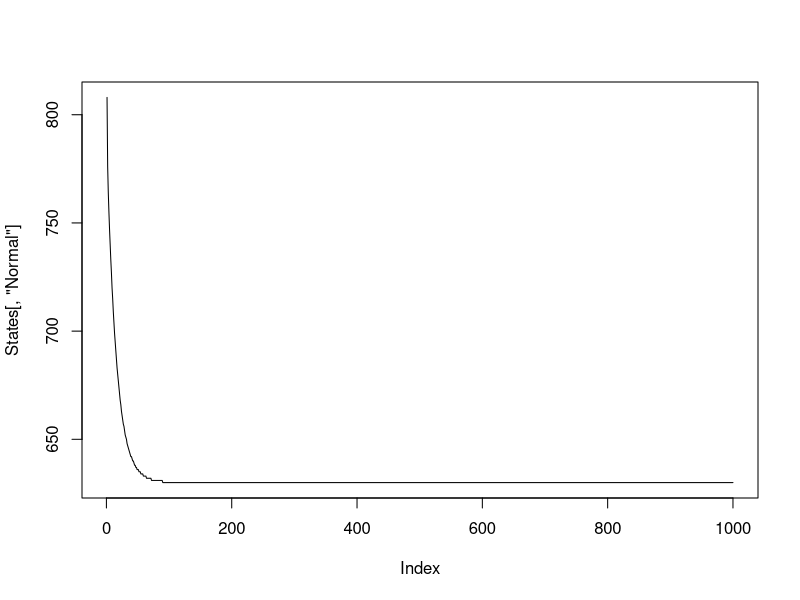
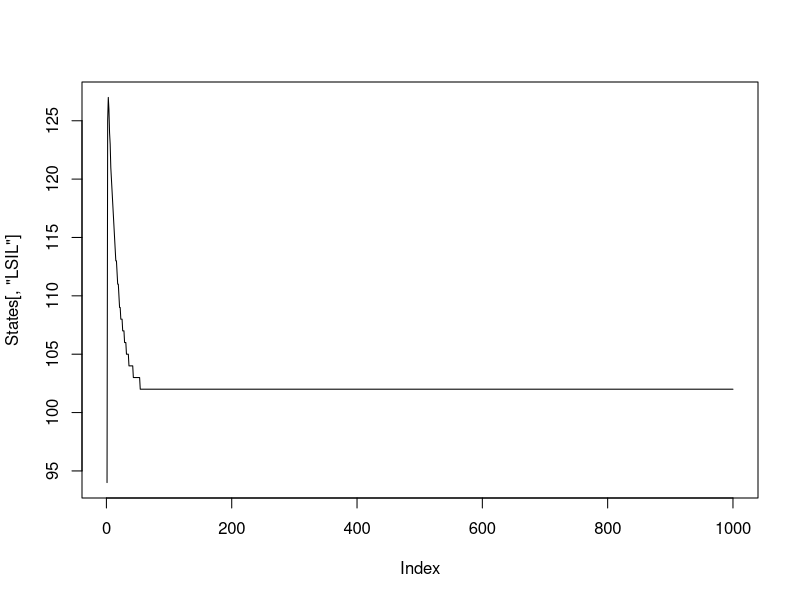
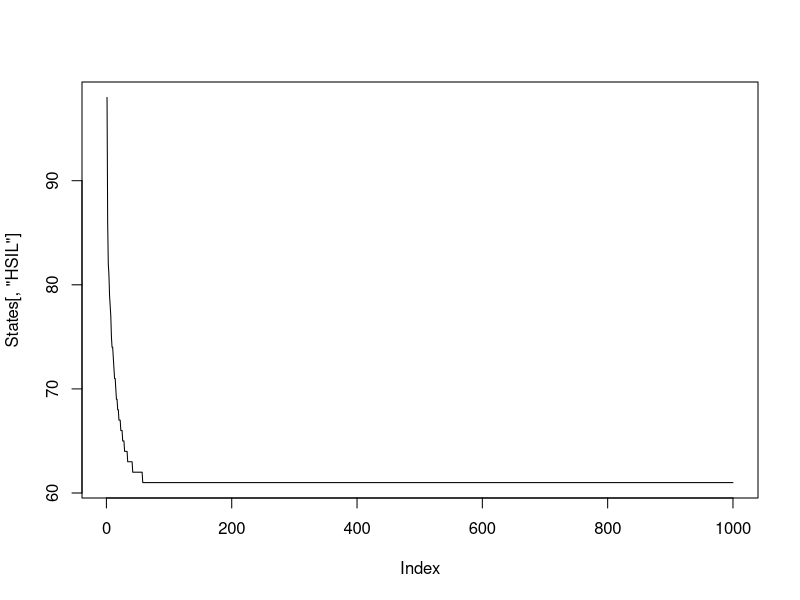
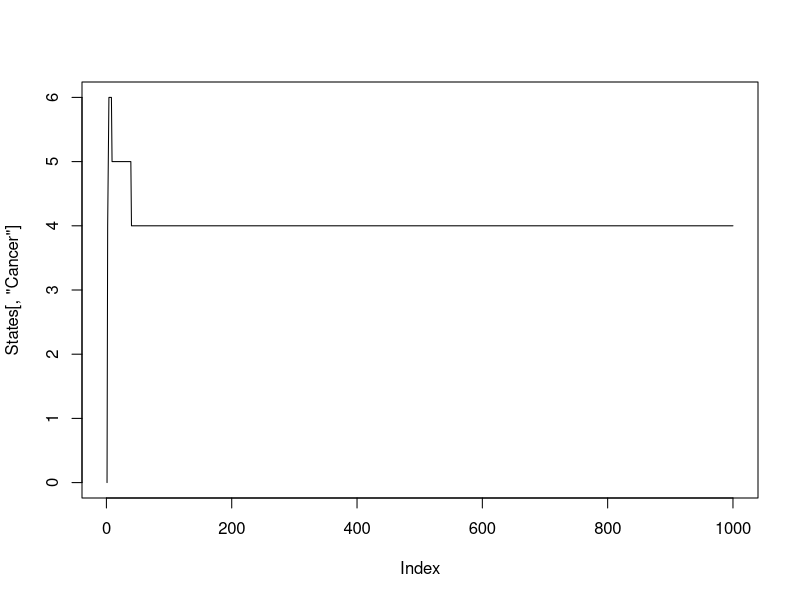
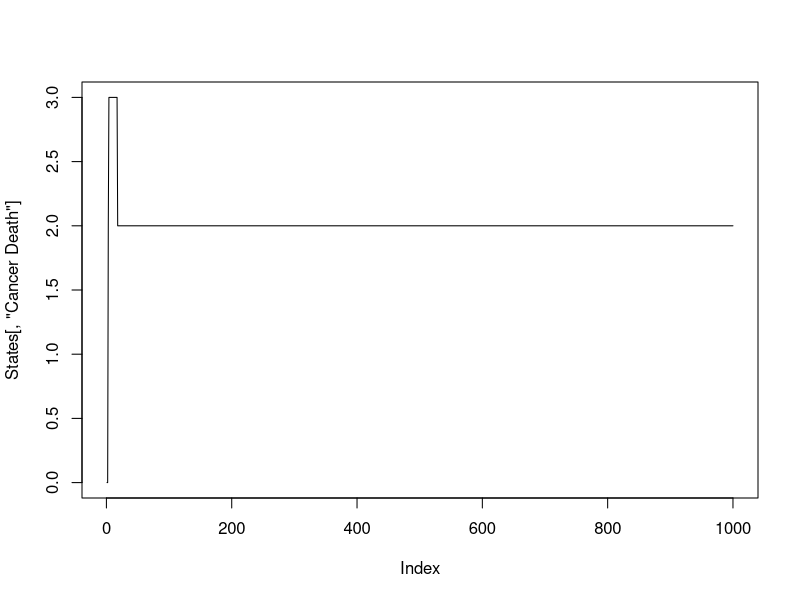
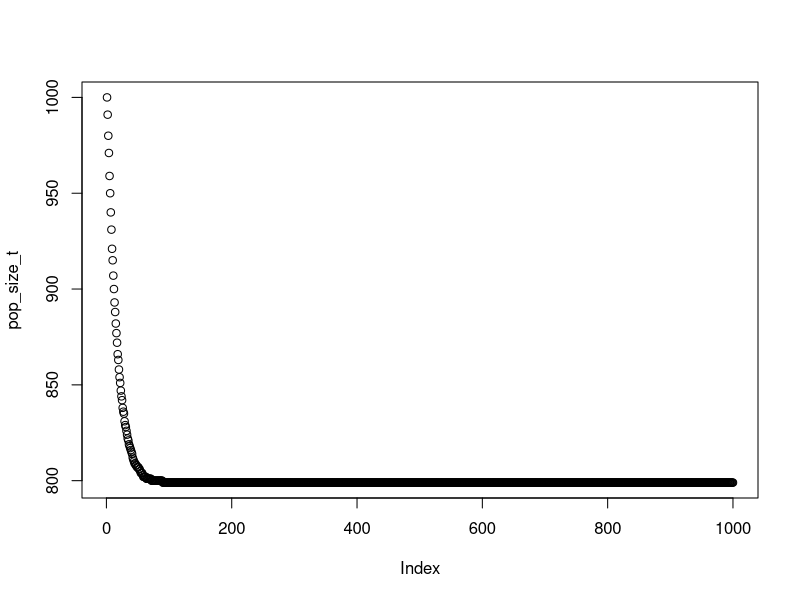

R code for these plots, in order:
### MARKOV MODEL HPV DRAFT
## Gwen Oliver
## Dec 5, 2021

### This model is for the undetected compartments ONLY

# 1000 years
t = 1000

N.states = 5


Pop_size =1000 

# aging into cohort
p_age_in <- 1/20
p_age_out <- p_age_in

p_die <- 0.01

# Rough estimate based on proportion of US pop that is female, 10-14
# https://www.statista.com/statistics/241488/population-of-the-us-by-sex-and-age/


p_1_2 <- 0.1 # normal > LSIL
p_2_1 <- 0.5 # LSIL > normal

p_2_3 <- 0.18  # LSIL > HSIL
p_3_2 <- 0.2   # HSIL > LSIL

p_3_4 <- 0.04 # HSIL > cancer
p_4_5 <- 0.5 # Cancer > Cancer death


# Starting number in each state

# Create years label
prefix = "Year"
suffix = seq(1:t)
years = paste(prefix, suffix, sep=" ")

# Create empty array
mat1 = matrix(NA, t, N.states, dimnames=list(years, c("Normal","LSIL","HSIL","Cancer","Cancer Death")))

# Assign starting prevalence of each state
prev1 = 0.8
prev2 = 0.1
prev3 = 0.1
prev4 = 0
prev5 = 0

# Assign starting states
set.seed(123)
mat1[1,] <- rmultinom(1, Pop_size, prob=c(prev1,prev2,prev3,prev4,prev5)) 

# Run model
for(i in 2:t){
  # Normal
  mat1[i,1] <- (mat1[(i-1),1]) +  
    (Pop_size*p_age_in) +   
    (mat1[(i-1),2])*p_2_1 -   
    (mat1[(i-1),1])*p_1_2 - 
    (mat1[(i-1),1])*p_age_out - 
    (mat1[(i-1),1])*p_die
  # LSIL  
  mat1[i,2] <-   (mat1[(i-1),2]) + 
    (mat1[(i-1),1])*p_1_2 +
    (mat1[(i-1),3])*p_3_2 - 
    (mat1[(i-1),2])*p_2_1 - 
    (mat1[(i-1),2])*p_2_3 - 
    (mat1[(i-1),2])*p_age_out -
    (mat1[(i-1),2])*p_die
  # HSIL  
  mat1[i,3] <-   (mat1[(i-1),3]) + 
    (mat1[(i-1),2])*p_2_3 -   
    (mat1[(i-1),3])*p_3_2 - 
    (mat1[(i-1),3])*p_3_4 - 
    (mat1[(i-1),3])*p_age_out -
    (mat1[(i-1),3])*p_die
  # Cancer
  mat1[i,4] <- (mat1[(i-1),4]) +
    (mat1[(i-1),3])*p_3_4 -   
    (mat1[(i-1),4])*p_4_5 - 
    (mat1[(i-1),4])*p_age_out -
    (mat1[(i-1),4])*p_die
  # Cancer deaths
  mat1[i,5] <-
    (mat1[(i-1),4])*p_4_5        #progress from cancer
 
}

# For steady state need (Pop_size*p_age_in) + (mat1[(i-1),1])*p_1_1 + (mat1[(i-1),2])*p_2_1 =
#                        (mat1[(i-1),2])*p_2_1 + (mat1[(i-1),1])*p_1_2 + (mat1[(i-1),1])*p_age_out 

mat1 <- round(mat1,0)

#Check Progression over time

States <- apply(mat1, c(1,2), sum)

plot(States[,'Normal'], type='l')

plot(States[,'LSIL'], type='l')

plot(States[,'HSIL'], type='l')

plot(States[,'Cancer'], type='l')

plot(States[,'Cancer Death'], type='l')

pop_size_t <- apply(mat1,1, sum)

plot(pop_size_t)
